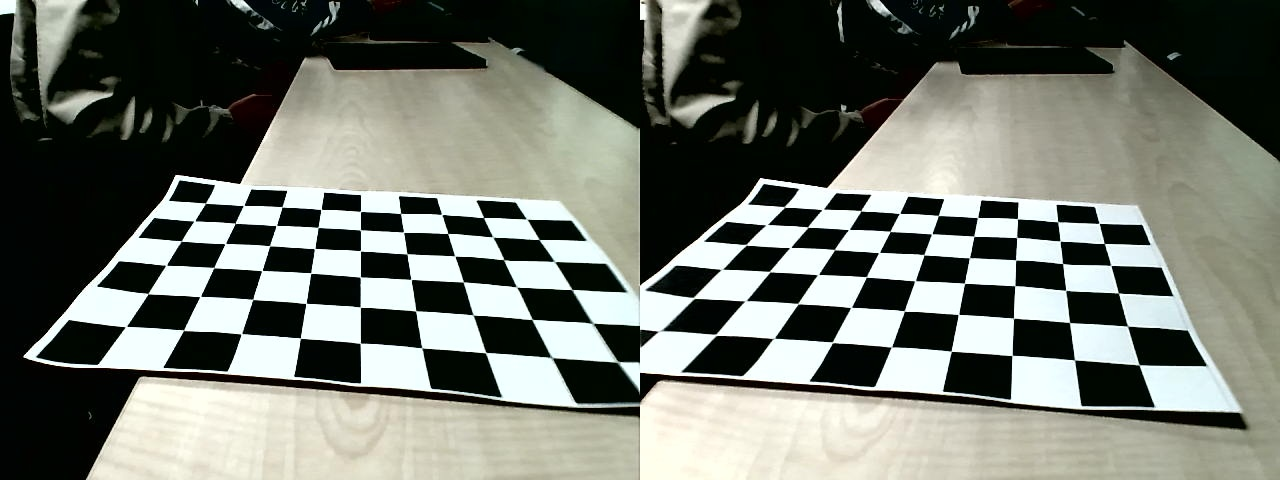
#> input picture 1/mf287_calibration_images/pair_0000_full.jpg, 1280 x 480 px, given in place of the camera
$ python stereo_preview.py
#> lines starting #> are read from the running program, lines starting #| are printed output that depends on the picture; after the words box and inside, x2 and y2 are one past the last pixel; in counts of white or black regions, pixels touching at a corner belong together
import argparse
from pathlib import Path

import cv2
import numpy as np


DEFAULT_CAMERA_INDEX = 1
DEFAULT_FRAME_WIDTH = 2560
DEFAULT_FRAME_HEIGHT = 720
DEFAULT_FPS = 30


def parse_args():
    parser = argparse.ArgumentParser(
        description="Preview an MF287-style side-by-side stereo camera and show disparity/depth."
    )
    parser.add_argument("--camera", type=int, default=DEFAULT_CAMERA_INDEX, help="OpenCV camera index.")
    parser.add_argument("--width", type=int, default=DEFAULT_FRAME_WIDTH, help="Requested full frame width.")
    parser.add_argument("--height", type=int, default=DEFAULT_FRAME_HEIGHT, help="Requested full frame height.")
    parser.add_argument("--fps", type=int, default=DEFAULT_FPS, help="Requested FPS.")
    parser.add_argument("--baseline-mm", type=float, default=60.0, help="Stereo baseline in millimeters.")
    parser.add_argument("--hfov-deg", type=float, default=100.0, help="Horizontal field of view of one lens.")
    parser.add_argument(
        "--calibration",
        type=Path,
        default=Path("stereo_calibration.npz"),
        help="Optional calibration file produced by stereo_calibrate.py.",
    )
    parser.add_argument("--save-dir", type=Path, default=Path("captures"), help="Directory for saved frames.")
    parser.add_argument("--no-depth", action="store_true", help="Only show the split stereo image.")
    parser.add_argument(
        "--settings",
        action="store_true",
        help="Open the DirectShow camera settings dialog after opening the camera.",
    )
    return parser.parse_args()


def load_calibration(path):
    if not path.exists():
        return None
    data = np.load(path)
    required = {"map1x", "map1y", "map2x", "map2y", "q", "focal_px", "baseline_mm"}
    if not required.issubset(set(data.files)):
        missing = ", ".join(sorted(required.difference(set(data.files))))
        raise ValueError(f"{path} is missing calibration keys: {missing}")
    return {
        "map1x": data["map1x"],
        "map1y": data["map1y"],
        "map2x": data["map2x"],
        "map2y": data["map2y"],
        "q": data["q"],
        "focal_px": float(data["focal_px"]),
        "baseline_mm": float(data["baseline_mm"]),
    }


def make_matcher(num_disparities, block_size, uniqueness_ratio, speckle_window_size, speckle_range):
    num_disparities = max(16, int(num_disparities // 16 * 16))
    block_size = max(3, int(block_size) | 1)
    p1 = 8 * 3 * block_size * block_size
    p2 = 32 * 3 * block_size * block_size
    return cv2.StereoSGBM_create(
        minDisparity=0,
        numDisparities=num_disparities,
        blockSize=block_size,
        P1=p1,
        P2=p2,
        disp12MaxDiff=1,
        uniquenessRatio=int(uniqueness_ratio),
        speckleWindowSize=int(speckle_window_size),
        speckleRange=int(speckle_range),
        preFilterCap=31,
        mode=cv2.STEREO_SGBM_MODE_SGBM_3WAY,
    )


def create_controls():
    cv2.namedWindow("controls", cv2.WINDOW_NORMAL)
    cv2.resizeWindow("controls", 520, 520)
    cv2.createTrackbar("auto exp 0=manual", "controls", 0, 1, lambda _value: None)
    cv2.createTrackbar("exposure -13..0", "controls", 0, 13, lambda _value: None)
    cv2.createTrackbar("gain 0..255", "controls", 0, 255, lambda _value: None)
    cv2.createTrackbar("brightness -64..64", "controls", 64, 128, lambda _value: None)
    cv2.createTrackbar("contrast 0..128", "controls", 32, 128, lambda _value: None)
    cv2.createTrackbar("saturation 0..128", "controls", 36, 128, lambda _value: None)
    cv2.createTrackbar("gamma 1..500", "controls", 99, 500, lambda _value: None)
    cv2.createTrackbar("numDisp x16", "controls", 8, 16, lambda _value: None)
    cv2.createTrackbar("block odd", "controls", 5, 21, lambda _value: None)
    cv2.createTrackbar("uniqueness", "controls", 8, 30, lambda _value: None)
    cv2.createTrackbar("speckle win", "controls", 50, 200, lambda _value: None)
    cv2.createTrackbar("speckle range", "controls", 2, 10, lambda _value: None)


def read_controls(cap):
    auto_exposure_enabled = cv2.getTrackbarPos("auto exp 0=manual", "controls")
    exposure_slider = cv2.getTrackbarPos("exposure -13..0", "controls")
    exposure = exposure_slider - 13
    gain = cv2.getTrackbarPos("gain 0..255", "controls")
    brightness = cv2.getTrackbarPos("brightness -64..64", "controls") - 64
    contrast = cv2.getTrackbarPos("contrast 0..128", "controls")
    saturation = cv2.getTrackbarPos("saturation 0..128", "controls")
    gamma = max(1, cv2.getTrackbarPos("gamma 1..500", "controls"))
    num_disp = max(1, cv2.getTrackbarPos("numDisp x16", "controls")) * 16
    block_size = cv2.getTrackbarPos("block odd", "controls")
    uniqueness = cv2.getTrackbarPos("uniqueness", "controls")
    speckle_win = cv2.getTrackbarPos("speckle win", "controls")
    speckle_range = cv2.getTrackbarPos("speckle range", "controls")

    # DirectShow commonly uses 0.25 for manual exposure and 0.75 for auto.
    cap.set(cv2.CAP_PROP_AUTO_EXPOSURE, 0.75 if auto_exposure_enabled else 0.25)
    cap.set(cv2.CAP_PROP_EXPOSURE, exposure)
    cap.set(cv2.CAP_PROP_GAIN, gain)
    cap.set(cv2.CAP_PROP_BRIGHTNESS, brightness)
    cap.set(cv2.CAP_PROP_CONTRAST, contrast)
    cap.set(cv2.CAP_PROP_SATURATION, saturation)
    cap.set(cv2.CAP_PROP_GAMMA, gamma)

    return (
        auto_exposure_enabled,
        exposure,
        gain,
        brightness,
        contrast,
        saturation,
        gamma,
        num_disp,
        block_size,
        uniqueness,
        speckle_win,
        speckle_range,
    )


def split_stereo_frame(frame):
    height, width = frame.shape[:2]
    half_width = width // 2
    left = frame[:, :half_width].copy()
    right = frame[:, half_width : half_width * 2].copy()
    return left, right


def focal_from_hfov(width, hfov_deg):
    hfov_rad = np.deg2rad(hfov_deg)
    return width / (2.0 * np.tan(hfov_rad / 2.0))


def resize_for_screen(image, max_width=1280, max_height=720):
    height, width = image.shape[:2]
    scale = min(max_width / width, max_height / height, 1.0)
    if scale >= 1.0:
        return image
    return cv2.resize(image, (int(width * scale), int(height * scale)), interpolation=cv2.INTER_AREA)


def draw_status(image, lines):
    y = 26
    for line in lines:
        cv2.putText(image, line, (12, y), cv2.FONT_HERSHEY_SIMPLEX, 0.62, (0, 0, 0), 4, cv2.LINE_AA)
        cv2.putText(image, line, (12, y), cv2.FONT_HERSHEY_SIMPLEX, 0.62, (255, 255, 255), 1, cv2.LINE_AA)
        y += 24


def normalize_disparity(disparity):
    valid = disparity > 0
    visual = np.zeros(disparity.shape, dtype=np.uint8)
    if np.any(valid):
        lo, hi = np.percentile(disparity[valid], [2, 98])
        if hi > lo:
            clipped = np.clip(disparity, lo, hi)
            visual = ((clipped - lo) * 255.0 / (hi - lo)).astype(np.uint8)
    return cv2.applyColorMap(visual, cv2.COLORMAP_TURBO)


def center_distance_mm(disparity, focal_px, baseline_mm):
    height, width = disparity.shape
    box_w = max(24, width // 12)
    box_h = max(24, height // 12)
    x1 = width // 2 - box_w // 2
    y1 = height // 2 - box_h // 2
    roi = disparity[y1 : y1 + box_h, x1 : x1 + box_w]
    valid = roi[roi > 1.0]
    if valid.size < 20:
        return None, (x1, y1, box_w, box_h)
    disp = float(np.median(valid))
    return focal_px * baseline_mm / disp, (x1, y1, box_w, box_h)


def main():
    args = parse_args()
    args.save_dir.mkdir(parents=True, exist_ok=True)

    calibration = load_calibration(args.calibration)

    cap = cv2.VideoCapture(args.camera, cv2.CAP_DSHOW)
    if not cap.isOpened():
        raise RuntimeError(f"Cannot open camera index {args.camera}. Close other camera apps and replug USB.")

    cap.set(cv2.CAP_PROP_FRAME_WIDTH, args.width)
    cap.set(cv2.CAP_PROP_FRAME_HEIGHT, args.height)
    cap.set(cv2.CAP_PROP_FPS, args.fps)
    cap.set(cv2.CAP_PROP_FOURCC, cv2.VideoWriter_fourcc(*"YUY2"))
    cap.set(cv2.CAP_PROP_AUTO_EXPOSURE, 0.25)
    cap.set(cv2.CAP_PROP_GAIN, 0)
    cap.set(cv2.CAP_PROP_BRIGHTNESS, 0)
    cap.set(cv2.CAP_PROP_CONTRAST, 32)
    cap.set(cv2.CAP_PROP_SATURATION, 36)
    cap.set(cv2.CAP_PROP_GAMMA, 99)
    cap.set(cv2.CAP_PROP_EXPOSURE, -13)

    if args.settings:
        cap.set(cv2.CAP_PROP_SETTINGS, 1)

    create_controls()

    focal_px = None
    baseline_mm = args.baseline_mm
    matcher = None
    last_matcher_params = None
    saved_count = 0

    while True:
        (
            auto_exposure_enabled,
            exposure,
            gain,
            brightness,
            contrast,
            saturation,
            gamma,
            num_disp,
            block_size,
            uniqueness,
            speckle_win,
            speckle_range,
        ) = read_controls(cap)

        ok, frame = cap.read()
#> frame is the input picture: shape (480, 1280, 3); mean B, G, R 107.5, 116, 111.9
        if not ok or frame is None:
            print("Failed to read frame.")
            break

        left, right = split_stereo_frame(frame)
#> in split_stereo_frame, `right = frame[:, half_width : half_width * 2].copy()`:
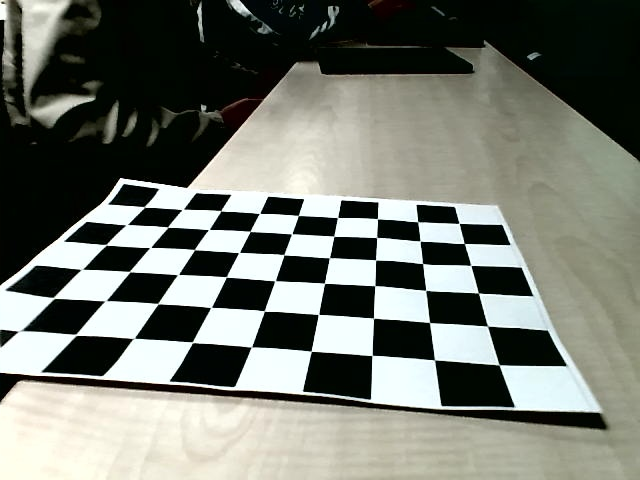
#> right: shape (480, 640, 3); mean B, G, R 111.9, 120.4, 116.6

        if calibration:
            left_view = cv2.remap(left, calibration["map1x"], calibration["map1y"], cv2.INTER_LINEAR)
            right_view = cv2.remap(right, calibration["map2x"], calibration["map2y"], cv2.INTER_LINEAR)
            focal_px = calibration["focal_px"]
            baseline_mm = calibration["baseline_mm"]
            calibration_status = "calibrated"
        else:
            left_view = left
            right_view = right
            focal_px = focal_from_hfov(left.shape[1], args.hfov_deg)
            calibration_status = "uncalibrated approx"

        stereo_view = np.hstack([left_view, right_view])
        gray = cv2.cvtColor(stereo_view, cv2.COLOR_BGR2GRAY)
        mean_brightness = float(gray.mean())
#> mean_brightness = 113.8

        status = [
            f"camera={args.camera} frame={frame.shape[1]}x{frame.shape[0]} split={left.shape[1]}x{left.shape[0]}",
            (
                f"autoExp={auto_exposure_enabled} exposure={exposure} gain={gain} "
                f"bright={brightness} contrast={contrast} sat={saturation} gamma={gamma} mean={mean_brightness:.1f}"
            ),
            "keys: q quit | s save pair | p native settings | use controls window to tune",
        ]
        draw_status(stereo_view, status)
#> the loop in draw_status, `for line in lines:` made 3 passes
#> y on passes 2 to 3: 74, 98
#> after the loop in draw_status, `for line in lines:`:
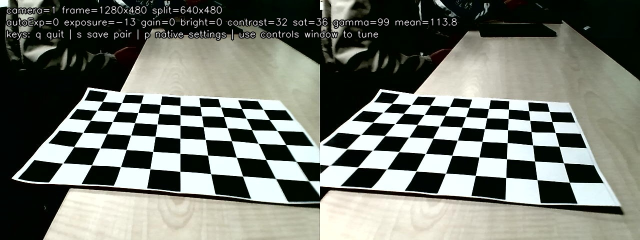
#> image: shape (480, 1280, 3) (shown at 1/2 size); mean B, G, R 108.7, 116.9, 112.9
#> after the loop in draw_status, `for line in lines:`: y = 98
        cv2.imshow("stereo left | right", resize_for_screen(stereo_view, max_width=1500, max_height=760))

        if not args.no_depth:
            params = (num_disp, block_size, uniqueness, speckle_win, speckle_range)
            if matcher is None or params != last_matcher_params:
                matcher = make_matcher(*params)
                last_matcher_params = params

            left_gray = cv2.cvtColor(left_view, cv2.COLOR_BGR2GRAY)
            right_gray = cv2.cvtColor(right_view, cv2.COLOR_BGR2GRAY)
            disparity = matcher.compute(left_gray, right_gray).astype(np.float32) / 16.0
            depth_color = normalize_disparity(disparity)
#> in normalize_disparity, `valid = disparity > 0`:
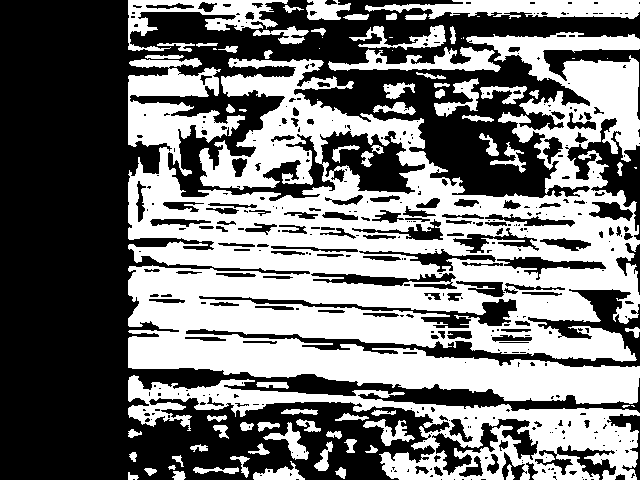
#> valid: shape (480, 640) bool; 46.2% white; 80 white regions (15 under 20 px), largest, box (x1, y1, x2, y2) and area: (128, 32, 640, 404) 107243, (128, 375, 640, 480) 16528, (365, 0, 640, 19) 3405
#> in normalize_disparity, `lo, hi = np.percentile(disparity[valid], [2, 98])`: lo = 3.06; hi = 127
#> in normalize_disparity, `clipped = np.clip(disparity, lo, hi)`:
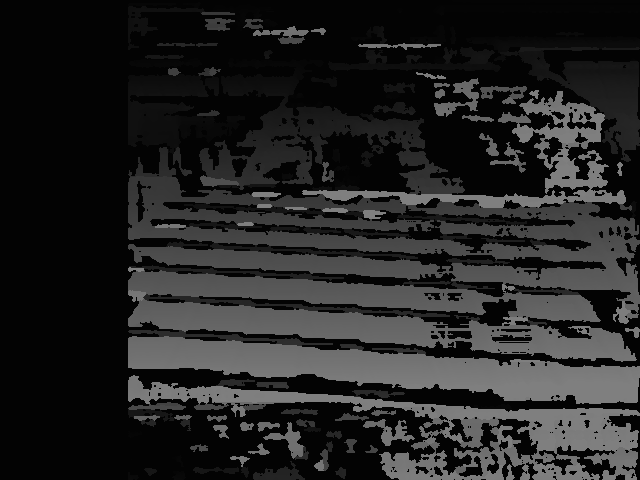
#> clipped: shape (480, 640) float32; min 3.06, max 127, mean 36.4
            distance_mm, box = center_distance_mm(disparity, focal_px, baseline_mm)
#> in center_distance_mm, `roi = disparity[y1 : y1 + box_h, x1 : x1 + box_w]`:
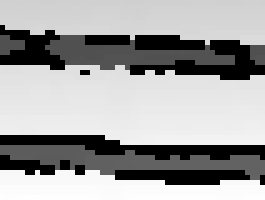
#> roi: shape (40, 53) float32 (shown 5 times larger); min -1, max 77.81, mean 49; drawn with min black and max white
#> in center_distance_mm, `valid = roi[roi > 1.0]`: valid = 1688 values, max 77.81 at index 1641, min 23.75 at index 429, mean 61.74
#> in center_distance_mm, `disp = float(np.median(valid))`: disp = 69.44
#> distance_mm = 232; box = (294, 220, 53, 40)
            x, y, w, h = box
#> x = 294; y = 220; w = 53; h = 40
            cv2.rectangle(depth_color, (x, y), (x + w, y + h), (255, 255, 255), 2)
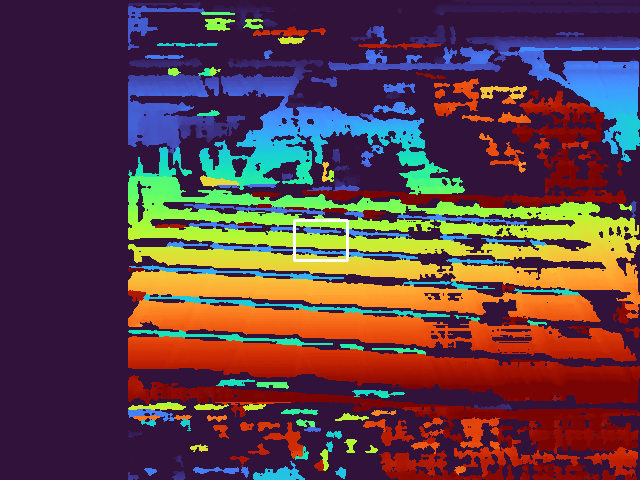
#> depth_color: shape (480, 640, 3); mean of channels 0, 1, 2 68.1, 61.9, 93.5; drawn as B, G, R

            if distance_mm is None:
                distance_text = "center distance: no valid disparity"
            else:
                distance_text = f"center distance: {distance_mm / 1000.0:.2f} m"
#> distance_text = 'center distance: 0.23 m'

            depth_lines = [
                f"{calibration_status} | baseline={baseline_mm:.1f}mm focal={focal_px:.1f}px",
                f"{distance_text}",
                f"numDisp={num_disp} block={max(3, int(block_size) | 1)} uniqueness={uniqueness}",
            ]
            draw_status(depth_color, depth_lines)
#> the loop in draw_status (call 2), `for line in lines:` made 3 passes
#> (line, y) on passes 2 to 3: ('center distance: 0.23 m', 74), ('numDisp=128 block=5 uniqueness=8', 98)
#> after the loop in draw_status (call 2), `for line in lines:`:
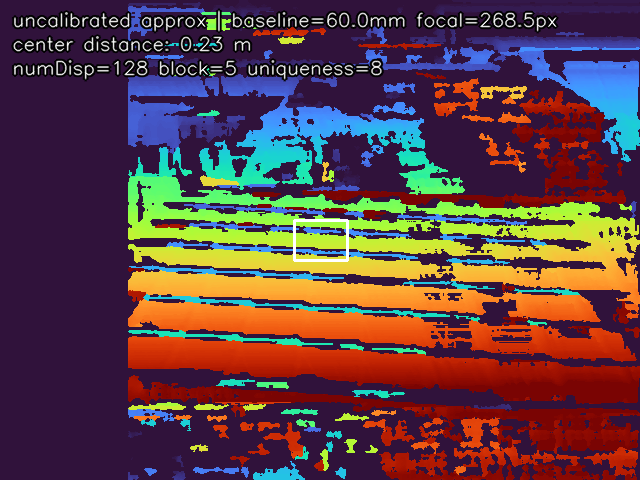
#> image: shape (480, 640, 3); mean of channels 0, 1, 2 67.6, 63.2, 93.9; drawn as B, G, R
#> after the loop in draw_status (call 2), `for line in lines:`: y = 98
            cv2.imshow("disparity / depth preview", resize_for_screen(depth_color, max_width=900, max_height=720))

        key = cv2.waitKey(1) & 0xFF
#> (key q is pressed here)
        if key == ord("q") or key == 27:
            break
        if key == ord("p"):
            cap.set(cv2.CAP_PROP_SETTINGS, 1)
        if key == ord("s"):
            saved_count += 1
            left_path = args.save_dir / f"left_{saved_count:04d}.png"
            right_path = args.save_dir / f"right_{saved_count:04d}.png"
            full_path = args.save_dir / f"stereo_{saved_count:04d}.png"
            cv2.imwrite(str(left_path), left)
            cv2.imwrite(str(right_path), right)
            cv2.imwrite(str(full_path), frame)
            print(f"saved {left_path}, {right_path}, {full_path}")

    cap.release()
    cv2.destroyAllWindows()


if __name__ == "__main__":
    main()

$ run again, on 1/mf287_calibration_images/pair_0001_full.jpg
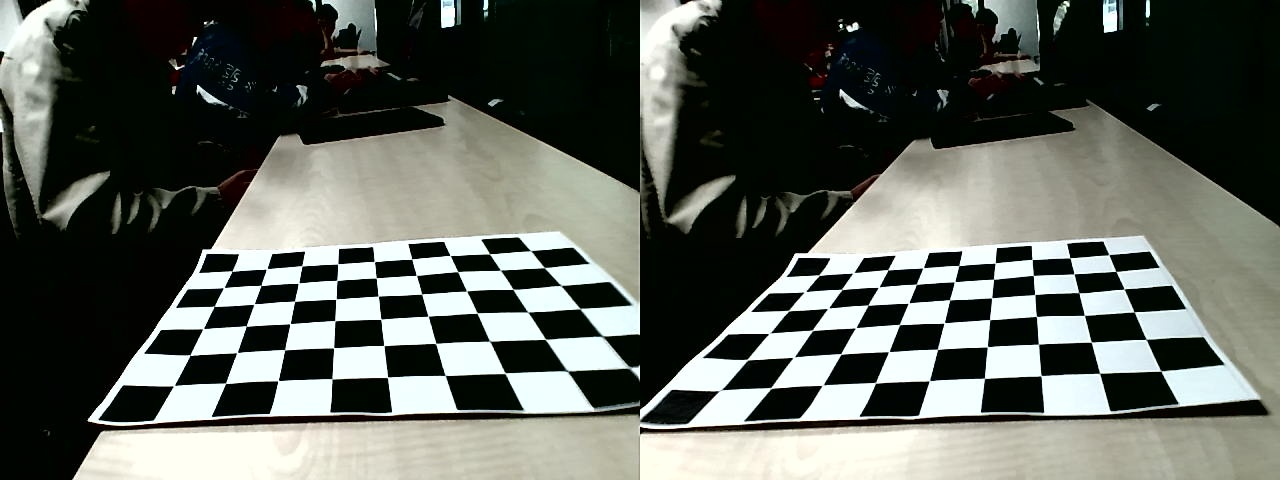
#> input picture 1/mf287_calibration_images/pair_0001_full.jpg, 1280 x 480 px, given in place of the camera
#> in main, frame is the input picture: shape (480, 1280, 3); mean B, G, R 90.3, 97.2, 93.1
#> mean_brightness = 95.17
#> the loop in draw_status, `for line in lines:` made 3 passes
#> y on passes 2 to 3: 74, 98
#> after the loop in draw_status, `for line in lines:`: y = 98
#> in normalize_disparity, `valid = disparity > 0`:
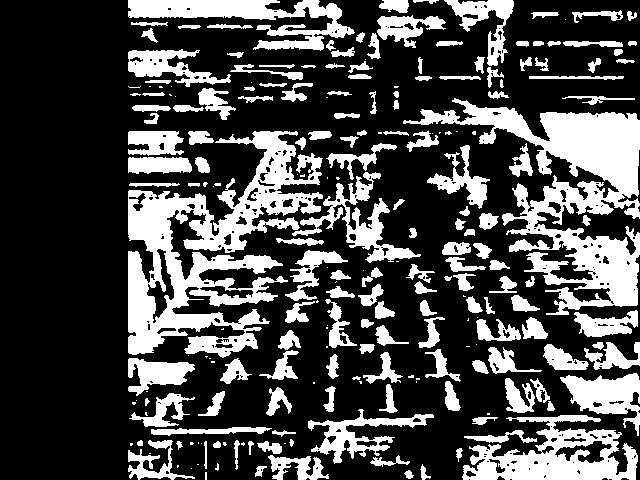
#> valid: shape (480, 640) bool; 29.2% white; 225 white regions (65 under 20 px), largest, box (x1, y1, x2, y2) and area: (128, 131, 323, 358) 17611, (403, 98, 640, 315) 16705, (462, 415, 638, 480) 5790
#> lo = 1; hi = 127
#> in center_distance_mm, `valid = roi[roi > 1.0]`: valid = 774 values, max 75.81 at index 430, min 1.69 at index 167, mean 43.17
#> disp = 49.62
#> distance_mm = 324.6; box = (294, 220, 53, 40)
#> in main, `x, y, w, h = box`: x = 294; y = 220; w = 53; h = 40
#> depth_color: shape (480, 640, 3); mean of channels 0, 1, 2 70.9, 48.9, 69.7
#> distance_text = 'center distance: 0.32 m'
#> the loop in draw_status (call 2), `for line in lines:` made 3 passes
#> (line, y) on passes 2 to 3: ('center distance: 0.32 m', 74), ('numDisp=128 block=5 uniqueness=8', 98)
#> after the loop in draw_status (call 2), `for line in lines:`:
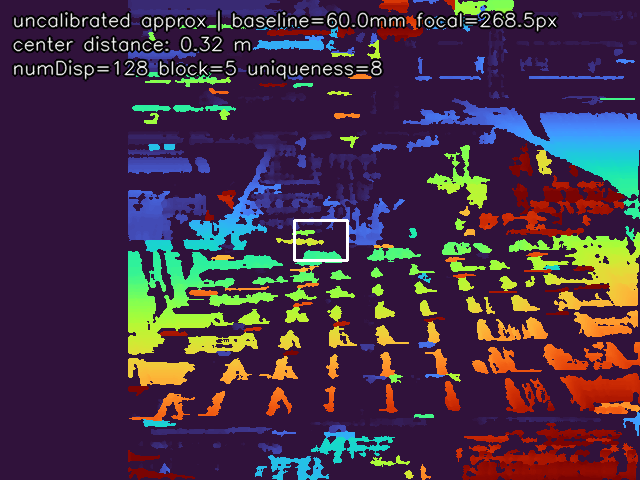
#> image: shape (480, 640, 3); mean of channels 0, 1, 2 70.3, 49.9, 69.9; drawn as B, G, R
#> after the loop in draw_status (call 2), `for line in lines:`: y = 98
